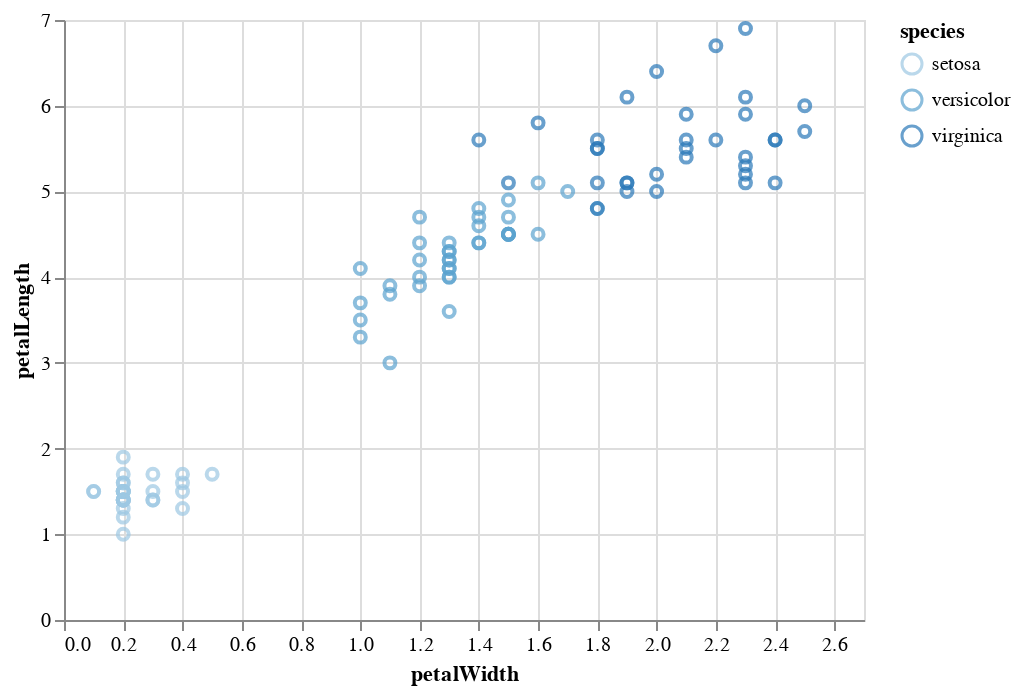

Source (notebook cell):
### Markdown cell above
## Basic Altair Renderer

### Code cell
alt.renderers.enable('default')
chart(mapd_expr.limit(100).execute())

### Figure 1 — Vega-Lite specification as saved in the notebook (floating-point values rounded to 4 significant figures)
{"$schema": "https://vega.github.io/schema/vega-lite/v2.4.1.json", "config": {"view": {"height": 300, "width": 400}}, "data": {"values": [{"petalLength": 3.6, "petalWidth": 1.3, "sepalLength": 5.6, "sepalWidth": 2.9, "species": "versicolor"}, {"petalLength": 4.4, "petalWidth": 1.4, "sepalLength": 6.7, "sepalWidth": 3.1, "species": "versicolor"}, {"petalLength": 4.5, "petalWidth": 1.5, "sepalLength": 5.6, "sepalWidth": 3, "species": "versicolor"}, {"petalLength": 4.1, "petalWidth": 1, "sepalLength": 5.8, "sepalWidth": 2.7, "species": "versicolor"}, {"petalLength": 3.8, "petalWidth": 1.1, "sepalLength": 5.5, "sepalWidth": 2.4, "species": "versicolor"}, {"petalLength": 3.7, "petalWidth": 1, "sepalLength": 5.5, "sepalWidth": 2.4, "species": "versicolor"}, {"petalLength": 3.9, "petalWidth": 1.2, "sepalLength": 5.8, "sepalWidth": 2.7, "species": "versicolor"}, {"petalLength": 5.1, "petalWidth": 1.6, "sepalLength": 6, "sepalWidth": 2.7, "species": "versicolor"}, {"petalLength": 4.5, "petalWidth": 1.5, "sepalLength": 6.2, "sepalWidth": 2.2, "species": "versicolor"}, {"petalLength": 3.9, "petalWidth": 1.1, "sepalLength": 5.6, "sepalWidth": 2.5, "species": "versicolor"}, {"petalLength": 4.8, "petalWidth": 1.8, "sepalLength": 5.9, "sepalWidth": 3.2, "species": "versicolor"}, {"petalLength": 4, "petalWidth": 1.3, "sepalLength": 6.1, "sepalWidth": 2.8, "species": "versicolor"}, {"petalLength": 4.5, "petalWidth": 1.5, "sepalLength": 5.4, "sepalWidth": 3, "species": "versicolor"}, {"petalLength": 4.5, "petalWidth": 1.6, "sepalLength": 6, "sepalWidth": 3.4, "species": "versicolor"}, {"petalLength": 4.7, "petalWidth": 1.5, "sepalLength": 6.7, "sepalWidth": 3.1, "species": "versicolor"}, {"petalLength": 4.4, "petalWidth": 1.3, "sepalLength": 6.3, "sepalWidth": 2.3, "species": "versicolor"}, {"petalLength": 4.9, "petalWidth": 1.5, "sepalLength": 6.3, "sepalWidth": 2.5, "species": "versicolor"}, {"petalLength": 4.7, "petalWidth": 1.2, "sepalLength": 6.1, "sepalWidth": 2.8, "species": "versicolor"}, {"petalLength": 4.3, "petalWidth": 1.3, "sepalLength": 6.4, "sepalWidth": 2.9, "species": "versicolor"}, {"petalLength": 4.4, "petalWidth": 1.4, "sepalLength": 6.6, "sepalWidth": 3, "species": "versicolor"}, {"petalLength": 4.1, "petalWidth": 1.3, "sepalLength": 5.6, "sepalWidth": 3, "species": "versicolor"}, {"petalLength": 4, "petalWidth": 1.3, "sepalLength": 5.5, "sepalWidth": 2.5, "species": "versicolor"}, {"petalLength": 4.4, "petalWidth": 1.2, "sepalLength": 5.5, "sepalWidth": 2.6, "species": "versicolor"}, {"petalLength": 4.6, "petalWidth": 1.4, "sepalLength": 6.1, "sepalWidth": 3, "species": "versicolor"}, {"petalLength": 4.8, "petalWidth": 1.4, "sepalLength": 6.8, "sepalWidth": 2.8, "species": "versicolor"}, {"petalLength": 5, "petalWidth": 1.7, "sepalLength": 6.7, "sepalWidth": 3, "species": "versicolor"}, {"petalLength": 4.5, "petalWidth": 1.5, "sepalLength": 6, "sepalWidth": 2.9, "species": "versicolor"}, {"petalLength": 5.6, "petalWidth": 2.1, "sepalLength": 6.4, "sepalWidth": 2.8, "species": "virginica"}, {"petalLength": 5.8, "petalWidth": 1.6, "sepalLength": 7.2, "sepalWidth": 3, "species": "virginica"}, {"petalLength": 3.5, "petalWidth": 1, "sepalLength": 5.7, "sepalWidth": 2.6, "species": "versicolor"}, {"petalLength": 4, "petalWidth": 1.2, "sepalLength": 5.8, "sepalWidth": 2.6, "species": "versicolor"}, {"petalLength": 6.1, "petalWidth": 1.9, "sepalLength": 7.4, "sepalWidth": 2.8, "species": "virginica"}, {"petalLength": 6.4, "petalWidth": 2, "sepalLength": 7.9, "sepalWidth": 3.8, "species": "virginica"}, {"petalLength": 3.3, "petalWidth": 1, "sepalLength": 5, "sepalWidth": 2.3, "species": "versicolor"}, {"petalLength": 4.2, "petalWidth": 1.3, "sepalLength": 5.6, "sepalWidth": 2.7, "species": "versicolor"}, {"petalLength": 5.7, "petalWidth": 2.5, "sepalLength": 6.7, "sepalWidth": 3.3, "species": "virginica"}, {"petalLength": 5.2, "petalWidth": 2.3, "sepalLength": 6.7, "sepalWidth": 3, "species": "virginica"}, {"petalLength": 4.2, "petalWidth": 1.2, "sepalLength": 5.7, "sepalWidth": 3, "species": "versicolor"}, {"petalLength": 5, "petalWidth": 1.9, "sepalLength": 6.3, "sepalWidth": 2.5, "species": "virginica"}, {"petalLength": 5.2, "petalWidth": 2, "sepalLength": 6.5, "sepalWidth": 3, "species": "virginica"}, {"petalLength": 5.6, "petalWidth": 2.2, "sepalLength": 6.4, "sepalWidth": 2.8, "species": "virginica"}, {"petalLength": 5.1, "petalWidth": 1.5, "sepalLength": 6.3, "sepalWidth": 2.8, "species": "virginica"}, {"petalLength": 5.6, "petalWidth": 1.4, "sepalLength": 6.1, "sepalWidth": 2.6, "species": "virginica"}, {"petalLength": 6.1, "petalWidth": 2.3, "sepalLength": 7.7, "sepalWidth": 3, "species": "virginica"}, {"petalLength": 5.4, "petalWidth": 2.3, "sepalLength": 6.2, "sepalWidth": 3.4, "species": "virginica"}, {"petalLength": 5.1, "petalWidth": 1.8, "sepalLength": 5.9, "sepalWidth": 3, "species": "virginica"}, {"petalLength": 5.6, "petalWidth": 2.4, "sepalLength": 6.3, "sepalWidth": 3.4, "species": "virginica"}, {"petalLength": 5.5, "petalWidth": 1.8, "sepalLength": 6.4, "sepalWidth": 3.1, "species": "virginica"}, {"petalLength": 4.8, "petalWidth": 1.8, "sepalLength": 6, "sepalWidth": 3, "species": "virginica"}, {"petalLength": 5.4, "petalWidth": 2.1, "sepalLength": 6.9, "sepalWidth": 3.1, "species": "virginica"}, {"petalLength": 5.6, "petalWidth": 2.4, "sepalLength": 6.7, "sepalWidth": 3.1, "species": "virginica"}, {"petalLength": 1.4, "petalWidth": 0.2, "sepalLength": 5.1, "sepalWidth": 3.5, "species": "setosa"}, {"petalLength": 1.4, "petalWidth": 0.2, "sepalLength": 4.9, "sepalWidth": 3, "species": "setosa"}, {"petalLength": 5.1, "petalWidth": 2.3, "sepalLength": 6.9, "sepalWidth": 3.1, "species": "virginica"}, {"petalLength": 1.3, "petalWidth": 0.2, "sepalLength": 4.7, "sepalWidth": 3.2, "species": "setosa"}, {"petalLength": 5.1, "petalWidth": 1.9, "sepalLength": 5.8, "sepalWidth": 2.7, "species": "virginica"}, {"petalLength": 1.5, "petalWidth": 0.2, "sepalLength": 4.6, "sepalWidth": 3.1, "species": "setosa"}, {"petalLength": 1.3, "petalWidth": 0.4, "sepalLength": 5.4, "sepalWidth": 3.9, "species": "setosa"}, {"petalLength": 1.4, "petalWidth": 0.3, "sepalLength": 5.1, "sepalWidth": 3.5, "species": "setosa"}, {"petalLength": 1.7, "petalWidth": 0.3, "sepalLength": 5.7, "sepalWidth": 3.8, "species": "setosa"}, {"petalLength": 1.5, "petalWidth": 0.3, "sepalLength": 5.1, "sepalWidth": 3.8, "species": "setosa"}, {"petalLength": 1.4, "petalWidth": 0.2, "sepalLength": 5, "sepalWidth": 3.6, "species": "setosa"}, {"petalLength": 5.9, "petalWidth": 2.3, "sepalLength": 6.8, "sepalWidth": 3.2, "species": "virginica"}, {"petalLength": 1.7, "petalWidth": 0.4, "sepalLength": 5.4, "sepalWidth": 3.9, "species": "setosa"}, {"petalLength": 1.4, "petalWidth": 0.3, "sepalLength": 4.6, "sepalWidth": 3.4, "species": "setosa"}, {"petalLength": 1.5, "petalWidth": 0.2, "sepalLength": 5, "sepalWidth": 3.4, "species": "setosa"}, {"petalLength": 4.2, "petalWidth": 1.3, "sepalLength": 5.7, "sepalWidth": 2.9, "species": "versicolor"}, {"petalLength": 4.3, "petalWidth": 1.3, "sepalLength": 6.2, "sepalWidth": 2.9, "species": "versicolor"}, {"petalLength": 1.7, "petalWidth": 0.2, "sepalLength": 5.4, "sepalWidth": 3.4, "species": "setosa"}, {"petalLength": 3, "petalWidth": 1.1, "sepalLength": 5.1, "sepalWidth": 2.5, "species": "versicolor"}, {"petalLength": 1.5, "petalWidth": 0.4, "sepalLength": 5.1, "sepalWidth": 3.7, "species": "setosa"}, {"petalLength": 4.1, "petalWidth": 1.3, "sepalLength": 5.7, "sepalWidth": 2.8, "species": "versicolor"}, {"petalLength": 1, "petalWidth": 0.2, "sepalLength": 4.6, "sepalWidth": 3.6, "species": "setosa"}, {"petalLength": 1.7, "petalWidth": 0.5, "sepalLength": 5.1, "sepalWidth": 3.3, "species": "setosa"}, {"petalLength": 1.4, "petalWidth": 0.2, "sepalLength": 4.4, "sepalWidth": 2.9, "species": "setosa"}, {"petalLength": 5.5, "petalWidth": 2.1, "sepalLength": 6.8, "sepalWidth": 3, "species": "virginica"}, {"petalLength": 5, "petalWidth": 2, "sepalLength": 5.7, "sepalWidth": 2.5, "species": "virginica"}, {"petalLength": 1.5, "petalWidth": 0.1, "sepalLength": 4.9, "sepalWidth": 3.1, "species": "setosa"}, {"petalLength": 1.5, "petalWidth": 0.2, "sepalLength": 5.4, "sepalWidth": 3.7, "species": "setosa"}, {"petalLength": 1.6, "petalWidth": 0.2, "sepalLength": 4.8, "sepalWidth": 3.4, "species": "setosa"}, {"petalLength": 1.9, "petalWidth": 0.2, "sepalLength": 4.8, "sepalWidth": 3.4, "species": "setosa"}, {"petalLength": 5.1, "petalWidth": 2.4, "sepalLength": 5.8, "sepalWidth": 2.8, "species": "virginica"}, {"petalLength": 1.6, "petalWidth": 0.2, "sepalLength": 5, "sepalWidth": 3, "species": "setosa"}, {"petalLength": 1.5, "petalWidth": 0.1, "sepalLength": 5.2, "sepalWidth": 4.1, "species": "setosa"}, {"petalLength": 5.3, "petalWidth": 2.3, "sepalLength": 6.4, "sepalWidth": 3.2, "species": "virginica"}, {"petalLength": 1.4, "petalWidth": 0.2, "sepalLength": 5.5, "sepalWidth": 4.2, "species": "setosa"}, {"petalLength": 6, "petalWidth": 2.5, "sepalLength": 6.3, "sepalWidth": 3.3, "species": "virginica"}, {"petalLength": 1.5, "petalWidth": 0.2, "sepalLength": 4.9, "sepalWidth": 3.1, "species": "setosa"}, {"petalLength": 5.1, "petalWidth": 1.9, "sepalLength": 5.8, "sepalWidth": 2.7, "species": "virginica"}, {"petalLength": 5.9, "petalWidth": 2.1, "sepalLength": 7.1, "sepalWidth": 3, "species": "virginica"}, {"petalLength": 5.6, "petalWidth": 1.8, "sepalLength": 6.3, "sepalWidth": 2.9, "species": "virginica"}, {"petalLength": 1.2, "petalWidth": 0.2, "sepalLength": 5, "sepalWidth": 3.2, "species": "setosa"}, {"petalLength": 1.5, "petalWidth": 0.2, "sepalLength": 5.3, "sepalWidth": 3.7, "species": "setosa"}, {"petalLength": 5.5, "petalWidth": 1.8, "sepalLength": 6.5, "sepalWidth": 3, "species": "virginica"}, {"petalLength": 1.6, "petalWidth": 0.4, "sepalLength": 5, "sepalWidth": 3.4, "species": "setosa"}, {"petalLength": 1.4, "petalWidth": 0.2, "sepalLength": 5, "sepalWidth": 3.3, "species": "setosa"}, {"petalLength": 4.7, "petalWidth": 1.4, "sepalLength": 7, "sepalWidth": 3.2, "species": "versicolor"}, {"petalLength": 6.7, "petalWidth": 2.2, "sepalLength": 7.7, "sepalWidth": 3.8, "species": "virginica"}, {"petalLength": 4.5, "petalWidth": 1.5, "sepalLength": 6.4, "sepalWidth": 3.2, "species": "versicolor"}, {"petalLength": 6.9, "petalWidth": 2.3, "sepalLength": 7.7, "sepalWidth": 2.6, "species": "virginica"}]}, "encoding": {"color": {"field": "species", "type": "ordinal"}, "x": {"field": "petalWidth", "scale": {"domain": [0, 2.7], "range": "width"}, "type": "quantitative"}, "y": {"field": "petalLength", "scale": {"domain": [0, 7], "range": "height"}, "type": "quantitative"}}, "mark": "point"}
